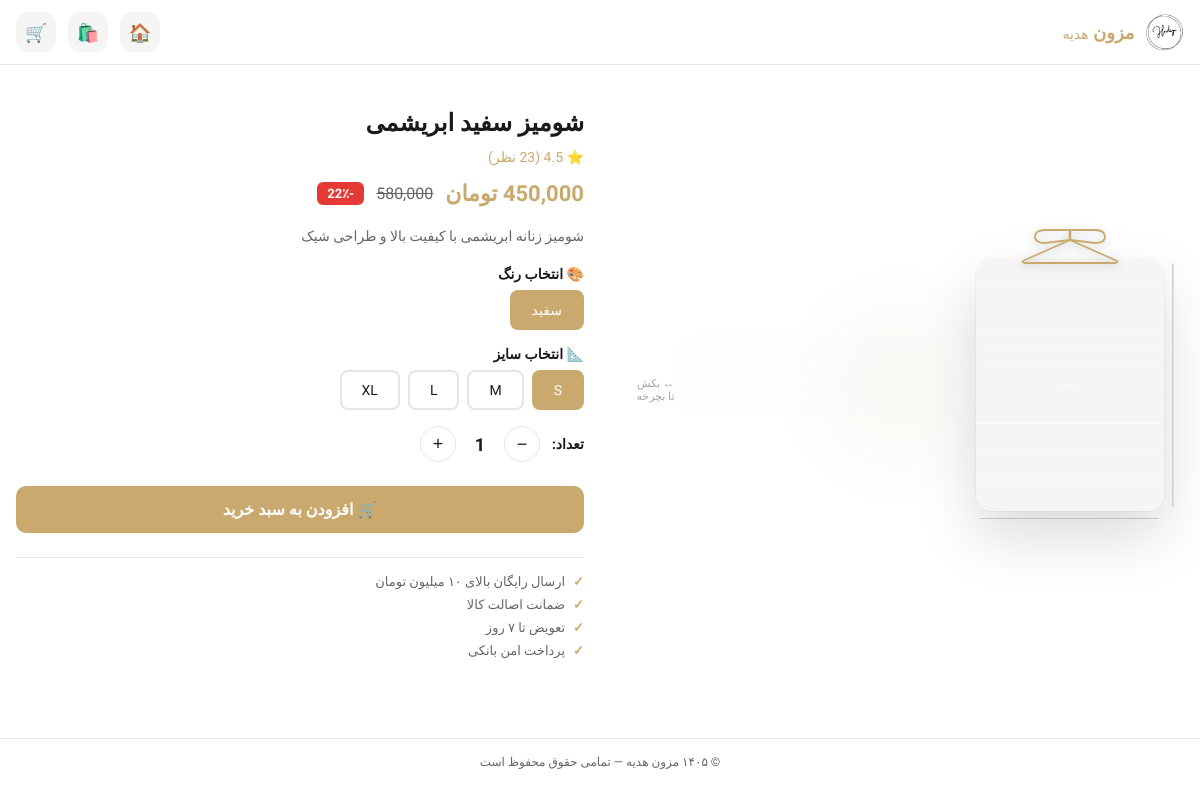
Page /product/1 on the committed database.
### tables this page shows
CREATE TABLE products (
            id INTEGER PRIMARY KEY AUTOINCREMENT,
            name TEXT NOT NULL,
            description TEXT,
            price INTEGER NOT NULL,
            old_price INTEGER,
            category_id INTEGER,
            image TEXT,
            sizes TEXT DEFAULT 'S,M,L,XL',
            colors TEXT,
            stock INTEGER DEFAULT 100,
            discount INTEGER DEFAULT 0,
            is_featured INTEGER DEFAULT 0,
            is_active INTEGER DEFAULT 1,
            rating REAL DEFAULT 4.5,
            reviews_count INTEGER DEFAULT 0,
            created_at TIMESTAMP DEFAULT CURRENT_TIMESTAMP,
            FOREIGN KEY (category_id) REFERENCES categories(id)
        );

### app.py (the view)
@app.route('/product/<int:product_id>')
def product_detail(product_id):
    db = get_db()
    product = db.execute('SELECT * FROM products WHERE id = ?', (product_id,)).fetchone()
    if not product:
        flash('محصول یافت نشد', 'warning')
        return redirect(url_for('home'))
    category = db.execute('SELECT * FROM categories WHERE id = ?', (product['category_id'],)).fetchone()
    related = db.execute('SELECT * FROM products WHERE category_id = ? AND id != ? LIMIT 4',
                        (product['category_id'], product_id)).fetchall()
    settings = {row['key']: row['value'] for row in db.execute('SELECT * FROM settings').fetchall()}
    return render_template('product_detail.html', product=product, category=category,
                         related=related, settings=settings)

### app.py (called while the page is built)
def get_db():
    if 'db' not in g:
        g.db = sqlite3.connect(app.config['DATABASE'])
        g.db.row_factory = sqlite3.Row
    return g.db

@app.after_request
def add_security_headers(response):
    response.headers['X-Content-Type-Options'] = 'nosniff'
    response.headers['X-Frame-Options'] = 'SAMEORIGIN'
    response.headers['X-XSS-Protection'] = '1; mode=block'
    return response

### templates/product_detail.html (shortened to what this page needs)
<!DOCTYPE html><html lang="fa" dir="rtl"><head>
</head>
<body>
<div class="header">
<div class="container">
<a href="/" class="logo">
<img src="/static/images/logo.jpg" alt="مزون هدیه">
<div class="logo-text">مزون <span style="font-weight:400;font-size:14px">هدیه</span></div>
</a>
<div class="header-icons">
<a href="/" class="header-icon">🏠</a>
<a href="/products" class="header-icon">🛍️</a>
<a href="/cart" class="header-icon">🛒</a>
</div>
</div>
</div>
<div class="container">
<div class="pd">
<div class="pd-image" id="pdImage">
<div class="glow-bg"></div>
<div class="card-3d" id="card3d">
<div class="hanger">
</div>
<div class="card-face">
{% if product.image %}
<img src="{{ product.image }}" alt="{{ product.name }}" draggable="false">
{% else %}
<div style="width:100%;aspect-ratio:3/4;background:linear-gradient(135deg,var(--bg2),var(--border));display:flex;align-items:center;justify-content:center;font-size:60px">👗</div>
{% endif %}
</div>
</div>
{% if product.image %}
<div class="reflect"><img src="{{ product.image }}" alt=""></div>
{% endif %}
<div class="drag-hint">↔ بکش تا بچرخه</div>
</div>
<div class="pi">
<h1>{{ product.name }}</h1>
<div class="pi-rating">⭐ {{ product.rating }} ({{ product.reviews_count }} نظر)</div>
<div class="price-row">
<span class="price-cur">{{ "{:,}".format(product.price) }} تومان</span>
{% if product.old_price %}<span class="price-old">{{ "{:,}".format(product.old_price) }}</span>{% endif %}
{% if product.discount %}<span class="price-discount">-{{ product.discount }}٪</span>{% endif %}
</div>
<p class="pi-desc">{{ product.description }}</p>
{% if product.colors %}
<div style="margin-bottom:16px">
<div class="size-label">🎨 انتخاب رنگ</div>
<div class="sizes" id="colorBtns">
{% set color_list = product.colors.split(',') if product.colors else [] %}
{% for c in color_list %}
<button class="size-btn {% if loop.first %}active{% endif %}" onclick="selectColor(this,'{{ c }}')" style="min-width:60px">{{ c }}</button>
{% endfor %}
</div>
</div>
{% endif %}
<div class="size-label">📐 انتخاب سایز</div>
<div class="sizes">
{% set size_list = product.sizes.split(',') if product.sizes else ['36','38','40','42','44','46'] %}
{% for s in size_list %}
<button class="size-btn {% if loop.first %}active{% endif %}" onclick="selectSize(this,'{{ s }}')">{{ s }}</button>
{% endfor %}
</div>
<div class="qty-row">
<span style="font-size:14px;font-weight:600">تعداد:</span>
<button class="qty-btn" onclick="changeQty(-1)">−</button>
<span id="qty" style="font-size:18px;font-weight:700;min-width:24px;text-align:center">1</span>
<button class="qty-btn" onclick="changeQty(1)">+</button>
</div>
<button class="btn-cart" onclick="addToCart({{ product.id }})">🛒 افزودن به سبد خرید</button>
<div class="feats">
<div class="feat"><span>✓</span> ارسال رایگان بالای ۱۰ میلیون تومان</div>
<div class="feat"><span>✓</span> ضمانت اصالت کالا</div>
<div class="feat"><span>✓</span> تعویض تا ۷ روز</div>
<div class="feat"><span>✓</span> پرداخت امن بانکی</div>
</div>
</div>
</div>
</div>
<div class="footer"><div class="container">© ۱۴۰۵ مزون هدیه — تمامی حقوق محفوظ است</div></div>
</body></html>

### templates/product_detail.html (style rules this page uses)
:root { --gold:#c9a96e;--bg:#ffffff;--bg2:#f5f5f5;--card:#ffffff;--border:#e5e5e5;--text:#1a1a1a;--text2:#666;--danger:#e53935 }
* { margin:0;padding:0;box-sizing:border-box }
body { font-family:'Vazirmatn',sans-serif;background:var(--bg);color:var(--text) }
a { color:inherit;text-decoration:none }
.container { max-width:1200px;margin:0 auto;padding:0 16px }
.header { background:var(--card);border-bottom:1px solid var(--border);padding:12px 0;position:sticky;top:0;z-index:100 }
.header .container { display:flex;align-items:center;justify-content:space-between }
.logo { display:flex;align-items:center;gap:10px }
.logo img { height:40px;border-radius:50% }
.logo-text { font-size:18px;font-weight:700;color:var(--gold) }
.header-icons { display:flex;gap:12px }
.header-icon { width:40px;height:40px;display:flex;align-items:center;justify-content:center;border-radius:12px;background:var(--bg2);font-size:18px;transition:all 0.2s }
.pd { display:grid;grid-template-columns:1fr 1fr;gap:32px;padding:24px 0 }
.pd-image { display:flex;align-items:center;justify-content:center;perspective:1200px;padding:20px }
.card-3d { position:relative;transform-style:preserve-3d;transition:transform 0.12s ease-out;will-change:transform;cursor:grab }
.card-face { position:relative;border-radius:16px;overflow:hidden;box-shadow:0 25px 60px rgba(0,0,0,0.15),0 0 0 1px rgba(201,169,110,0.1) }
.card-face img { width:100%;height:auto;display:block;max-height:500px;object-fit:cover }
.card-3d::before { content:'';position:absolute;top:4px;right:-8px;width:8px;height:calc(100% - 8px);background:linear-gradient(to right,#ddd,#ccc);border-radius:0 4px 4px 0;transform:rotateY(90deg);transform-origin:right }
.card-3d::after { content:'';position:absolute;bottom:-8px;left:4px;width:calc(100% - 8px);height:8px;background:linear-gradient(to bottom,#ddd,#ccc);border-radius:0 0 4px 4px;transform:rotateX(90deg);transform-origin:bottom }
.hanger { position:absolute;top:-35px;left:50%;transform:translateX(-50%);z-index:2 }
.hanger svg { width:120px;filter:drop-shadow(0 2px 4px rgba(0,0,0,0.2)) }
.reflect { position:relative;margin-top:-20px;height:80px;overflow:hidden;opacity:0.15;filter:blur(3px);transform:scaleY(-1);pointer-events:none;border-radius:16px }
.reflect img { width:100%;height:auto;display:block }
.glow-bg { position:absolute;width:300px;height:300px;border-radius:50%;background:radial-gradient(circle,rgba(201,169,110,0.08),transparent 60%);pointer-events:none }
.drag-hint { text-align:center;font-size:11px;color:var(--text2);margin-top:8px;opacity:0.6 }
.pi { padding:16px 0 }
.pi h1 { font-size:24px;font-weight:700;margin-bottom:8px;line-height:1.5 }
.pi-rating { color:var(--gold);font-size:14px;margin-bottom:16px }
.price-row { display:flex;gap:12px;align-items:center;margin:16px 0 }
.price-cur { font-size:22px;font-weight:700;color:var(--gold) }
.price-old { font-size:16px;color:var(--text2);text-decoration:line-through }
.price-discount { background:var(--danger);color:#fff;padding:4px 10px;border-radius:6px;font-size:13px;font-weight:700 }
.pi-desc { color:var(--text2);line-height:2;font-size:14px;margin:16px 0 }
.size-label { font-size:14px;font-weight:600;margin-bottom:8px }
.sizes { display:flex;gap:8px;flex-wrap:wrap;margin-bottom:16px }
.size-btn { padding:10px 20px;border:2px solid var(--border);border-radius:8px;cursor:pointer;background:var(--card);color:var(--text);font-family:inherit;font-size:14px;transition:all 0.2s }
.size-btn.active { background:var(--gold);color:#fff;border-color:var(--gold) }
.qty-row { display:flex;align-items:center;gap:12px;margin:16px 0 }
.qty-btn { width:36px;height:36px;border-radius:50%;border:1px solid var(--border);background:var(--card);color:var(--text);font-size:18px;cursor:pointer;display:flex;align-items:center;justify-content:center }
.btn-cart { width:100%;padding:14px;background:var(--gold);border:none;border-radius:10px;color:#fff;font-size:16px;font-weight:700;font-family:inherit;cursor:pointer;transition:all 0.2s;margin-top:8px }
.feats { margin-top:24px;padding-top:16px;border-top:1px solid var(--border) }
.feat { display:flex;gap:8px;margin-bottom:8px;font-size:13px;color:var(--text2) }
.feat span { color:var(--gold);font-weight:700 }
.footer { background:var(--card);border-top:1px solid var(--border);margin-top:32px;padding:16px 0;text-align:center;font-size:12px;color:var(--text2) }

### rows in the picture
products: image (picture), name "شومیز سفید ابریشمی", price "450,000", old_price "580,000", discount "22", description "شومیز زنانه ابریشمی با کیفیت بالا و طراحی شیک", colors "سفید"

### other values in the picture
{{ s }} "S" "M" "L" "XL"
